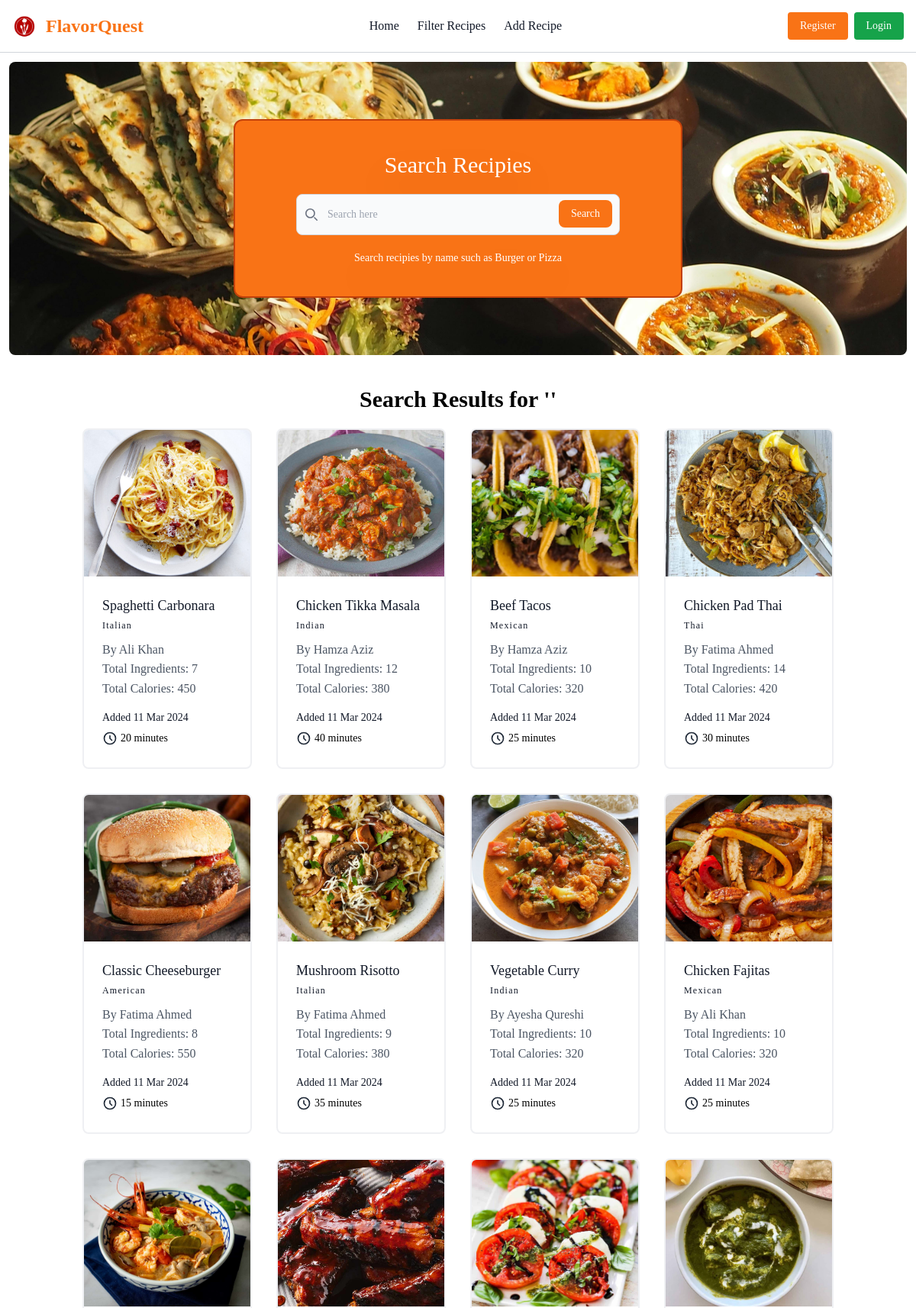
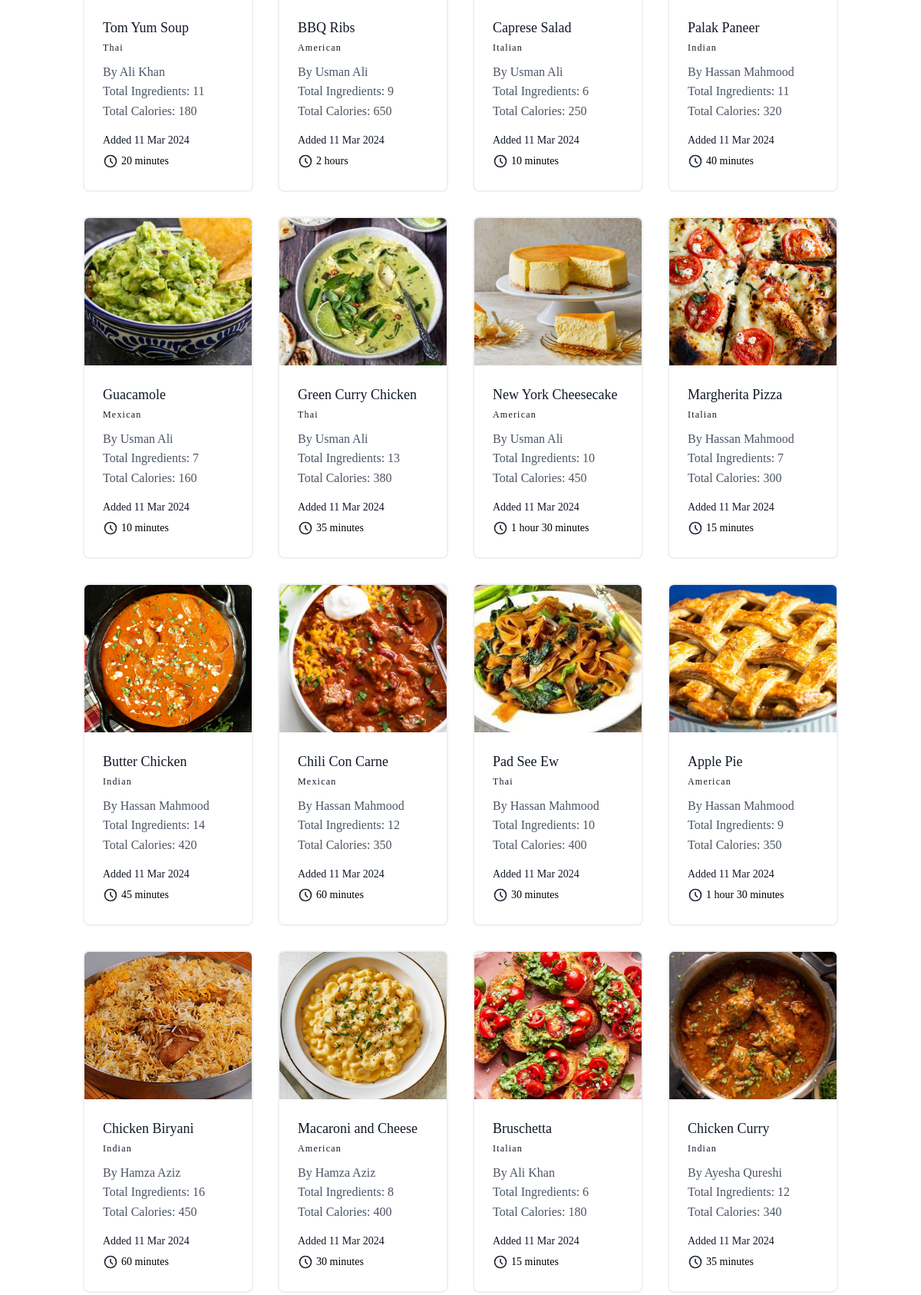
The app's page /recipe/search (upper part) with its own data (2 pictures, top to bottom).
### recipe/models.py (models this page shows, shortened)
class Recipe(BaseModel):
    user = models.ForeignKey(User, on_delete=models.CASCADE, related_name='user')
    name = models.CharField(max_length=50)
    calories = models.IntegerField()
    total_time_in_minutes = models.IntegerField()
    total_ingredients = models.IntegerField()
    description = models.TextField()
    image = models.ImageField(upload_to='recipe_images', max_length=250, null=True, default=None)
    cuisine = models.ForeignKey(Cuisine, on_delete=models.CASCADE, related_name='cuisine')
    def total_time_in_hours(self):
        hours = int(self.total_time_in_minutes / 60)    # Typecasting to get the number of hours as it is an integer value
        remaining_minutes = self.total_time_in_minutes % 60     # Remiander will give us remaining minutes
        final_time = ''     # Final time is initially an empty string. It'll be appended it as necessary
        if hours == 1:
            final_time += '1 hour'
        else:
            final_time += f'{hours} hours'
        if remaining_minutes == 0:
            return final_time
        elif remaining_minutes == 1:
            final_time += ' 1 minute'
        else:
            final_time += f' {remaining_minutes} minutes'
        return final_time
    class Meta:
        db_table = 'Recipe'
        verbose_name = 'Recipe'
        verbose_name_plural = 'Recipes'

class Cuisine(BaseModel):
    name = models.CharField(max_length=50)
    class Meta:
        db_table = 'Cuisine'
        verbose_name = 'Cuisine'
        verbose_name_plural = 'Cuisines'

### recipe/views.py (the view)
# urls.py: path('search', views.search_recipe, name='search'),
def search_recipe(request):
    try:
        if request.method == 'GET':
            name = request.GET.get('name', '')
            recipes = Recipe.objects.filter(name__icontains=name)   # icontains gives us better search results
            return render(request, 'recipe/search.html', {
                'title': 'Search Recipe',
                'recipes': recipes,
                'name': name
            })
    except:
        return redirect('home')

### templates/recipe/search.html (shortened to what this page needs)
{% extends 'layout/layout.html' %}
{% block content %}
    <div class="bg-[url('/static/images/cover.jpg')] bg-cover bg-no-repeat h-96 m-3 rounded-lg flex justify-center items-center">
        <div class="flex flex-col justify-center items-center space-y-5 bg-orange-500 md:px-20 sm:px-10 px-2 py-10 rounded-xl border-2 border-orange-700 md:w-1/2 w-4/5">
            <h2 class="text-white md:text-3xl text-xl drop-shadow-2xl">Search Recipies</h2>
            <form class="w-full">
                <div class="relative">
                    <div class="absolute inset-y-0 start-0 flex items-center ps-3 pointer-events-none">
                    </div>
                    <form action="{% url 'search' %}" method="GET">
                        <input type="search" name="name" id="search" class="block w-full p-4 ps-10 text-sm text-gray-900 border border-gray-300 rounded-lg bg-gray-50 focus:ring-blue-500 focus:border-blue-500" placeholder="Search here" required />
                        <button type="submit" class="text-white absolute end-2.5 bottom-2.5 bg-orange-500 hover:bg-orange-700 focus:ring-4 focus:outline-none focus:ring-blue-300 font-medium rounded-lg text-sm px-4 py-2">Search</button>
                    </form>
                </div>
            </form>
            <p class="text-white text-sm drop-shadow-2xl">Search recipies by name such as Burger or Pizza</p>
        </div>
    </div>
    <div class="my-10 mx-3">
        <h1 class="text-center text-3xl font-bold">Search Results for '{{ name }}'</h1>
        <section class="text-gray-600 body-font">
            <div class="container px-5 pb-24 pt-5 mx-auto">
            <div class="flex flex-wrap -m-4">
                {% for recipe in recipes %}
                    <a href="{% url 'recipe_details' recipe.uuid %}" class="block p-4 md:w-1/4">
                        <div class="h-full border-2 border-gray-200 border-opacity-60 rounded-lg overflow-hidden">
                            <div class="lg:h-48 md:h-36 overflow-hidden">
                                <img class="h-full w-full hover:scale-110 transition duration-300 ease-in-out object-cover object-center" src="/media/{{ recipe.image }}" alt="blog">
                            </div>
                            <div class="p-6">
                                <h1 class="title-font text-lg font-medium text-gray-900 mb-1">{{ recipe.name }}</h1>
                                <h2 class="tracking-widest text-xs title-font font-medium text-gray-900 mb-3">{{ recipe.cuisine.name }}</h2>
                                <p>By {{ recipe.user.get_full_name }}</p>
                                <p class="leading-relaxed">Total Ingredients: {{ recipe.total_ingredients }}</p>
                                <p class="leading-relaxed mb-3">Total Calories: {{ recipe.calories }}</p>
                                <div class="space-y-0.5">
                                    <span class="text-gray-900 text-sm md:mb-2 lg:mb-0">Added {{ recipe.created_at | date:"d M Y" }}</span>
                                    <div class="text-gray-400 mr-3 flex items-center lg:ml-auto md:ml-0 ml-auto leading-none text-sm pr-3 py-1">
                                        <svg class="w-5 h-5 text-gray-800" aria-hidden="true" xmlns="http://www.w3.org/2000/svg" fill="none" viewBox="0 0 24 24">
                                            <path stroke="currentColor" stroke-linecap="round" stroke-linejoin="round" stroke-width="2" d="M12 8v4l3 3m6-3a9 9 0 1 1-18 0 9 9 0 0 1 18 0Z"/>
                                            <span class="text-black ml-1">
                                                {% if recipe.total_time_in_minutes <= 60  %}
                                                    {{ recipe.total_time_in_minutes }} minutes
                                                {% else %}
                                                    {{ recipe.total_time_in_hours }}
                                                {% endif %}
                                            </span>
                                        </svg>
                                    </div>
                                </div>
                            </div>
                        </div>
                    </a>
                    {% empty %}
                    <h1 class="text-center w-full mt-3 text-lg">No recipe found. Try searching something else.</h1>
                {% endfor %}
            </div>
            </div>
        </section>
    </div>
{% endblock %}

### records on screen
Recipe: image (picture), name "Spaghetti Carbonara", cuisine.name "Italian", user.get_full_name "Ali Khan", total_ingredients "7", calories "450", created_at "11 Mar 2024", total_time_in_minutes "20"
Recipe: image (picture), name "Chicken Tikka Masala", cuisine.name "Indian", user.get_full_name "Hamza Aziz", total_ingredients "12", calories "380", created_at "11 Mar 2024", total_time_in_minutes "40"
Recipe: image (picture), name "Beef Tacos", cuisine.name "Mexican", user.get_full_name "Hamza Aziz", total_ingredients "10", calories "320", created_at "11 Mar 2024", total_time_in_minutes "25"
Recipe: image (picture), name "Chicken Pad Thai", cuisine.name "Thai", user.get_full_name "Fatima Ahmed", total_ingredients "14", calories "420", created_at "11 Mar 2024", total_time_in_minutes "30"
Recipe: image (picture), name "Classic Cheeseburger", cuisine.name "American", user.get_full_name "Fatima Ahmed", total_ingredients "8", calories "550", created_at "11 Mar 2024", total_time_in_minutes "15"
Recipe: image (picture), name "Mushroom Risotto", cuisine.name "Italian", user.get_full_name "Fatima Ahmed", total_ingredients "9", calories "380", created_at "11 Mar 2024", total_time_in_minutes "35"
Recipe: image (picture), name "Vegetable Curry", cuisine.name "Indian", user.get_full_name "Ayesha Qureshi", total_ingredients "10", calories "320", created_at "11 Mar 2024", total_time_in_minutes "25"
Recipe: image (picture), name "Chicken Fajitas", cuisine.name "Mexican", user.get_full_name "Ali Khan", total_ingredients "10", calories "320", created_at "11 Mar 2024", total_time_in_minutes "25"
Recipe: image (picture), name "Tom Yum Soup", cuisine.name "Thai", user.get_full_name "Ali Khan", total_ingredients "11", calories "180", created_at "11 Mar 2024", total_time_in_minutes "20"
Recipe: image (picture), name "BBQ Ribs", cuisine.name "American", user.get_full_name "Usman Ali", total_ingredients "9", calories "650", created_at "11 Mar 2024", total_time_in_hours "2 hours"
Recipe: image (picture), name "Caprese Salad", cuisine.name "Italian", user.get_full_name "Usman Ali", total_ingredients "6", calories "250", created_at "11 Mar 2024", total_time_in_minutes "10"
Recipe: image (picture), name "Palak Paneer", cuisine.name "Indian", user.get_full_name "Hassan Mahmood", total_ingredients "11", calories "320", created_at "11 Mar 2024", total_time_in_minutes "40"
Recipe: image (picture), name "Guacamole", cuisine.name "Mexican", user.get_full_name "Usman Ali", total_ingredients "7", calories "160", created_at "11 Mar 2024", total_time_in_minutes "10"
Recipe: image (picture), name "Green Curry Chicken", cuisine.name "Thai", user.get_full_name "Usman Ali", total_ingredients "13", calories "380", created_at "11 Mar 2024", total_time_in_minutes "35"
Recipe: image (picture), name "New York Cheesecake", cuisine.name "American", user.get_full_name "Usman Ali", total_ingredients "10", calories "450", created_at "11 Mar 2024", total_time_in_hours "1 hour 30 minutes"
Recipe: image (picture), name "Margherita Pizza", cuisine.name "Italian", user.get_full_name "Hassan Mahmood", total_ingredients "7", calories "300", created_at "11 Mar 2024", total_time_in_minutes "15"
Recipe: image (picture), name "Butter Chicken", cuisine.name "Indian", user.get_full_name "Hassan Mahmood", total_ingredients "14", calories "420", created_at "11 Mar 2024", total_time_in_minutes "45"
Recipe: image (picture), name "Chili Con Carne", cuisine.name "Mexican", user.get_full_name "Hassan Mahmood", total_ingredients "12", calories "350", created_at "11 Mar 2024", total_time_in_minutes "60"
Recipe: image (picture), name "Pad See Ew", cuisine.name "Thai", user.get_full_name "Hassan Mahmood", total_ingredients "10", calories "400", created_at "11 Mar 2024", total_time_in_minutes "30"
Recipe: image (picture), name "Apple Pie", cuisine.name "American", user.get_full_name "Hassan Mahmood", total_ingredients "9", calories "350", created_at "11 Mar 2024", total_time_in_hours "1 hour 30 minutes"
Recipe: image (picture), name "Chicken Biryani", cuisine.name "Indian", user.get_full_name "Hamza Aziz", total_ingredients "16", calories "450", created_at "11 Mar 2024", total_time_in_minutes "60"
Recipe: image (picture), name "Macaroni and Cheese", cuisine.name "American", user.get_full_name "Hamza Aziz", total_ingredients "8", calories "400", created_at "11 Mar 2024", total_time_in_minutes "30"
Recipe: image (picture), name "Bruschetta", cuisine.name "Italian", user.get_full_name "Ali Khan", total_ingredients "6", calories "180", created_at "11 Mar 2024", total_time_in_minutes "15"
Recipe: image (picture), name "Chicken Curry", cuisine.name "Indian", user.get_full_name "Ayesha Qureshi", total_ingredients "12", calories "340", created_at "11 Mar 2024", total_time_in_minutes "35"
